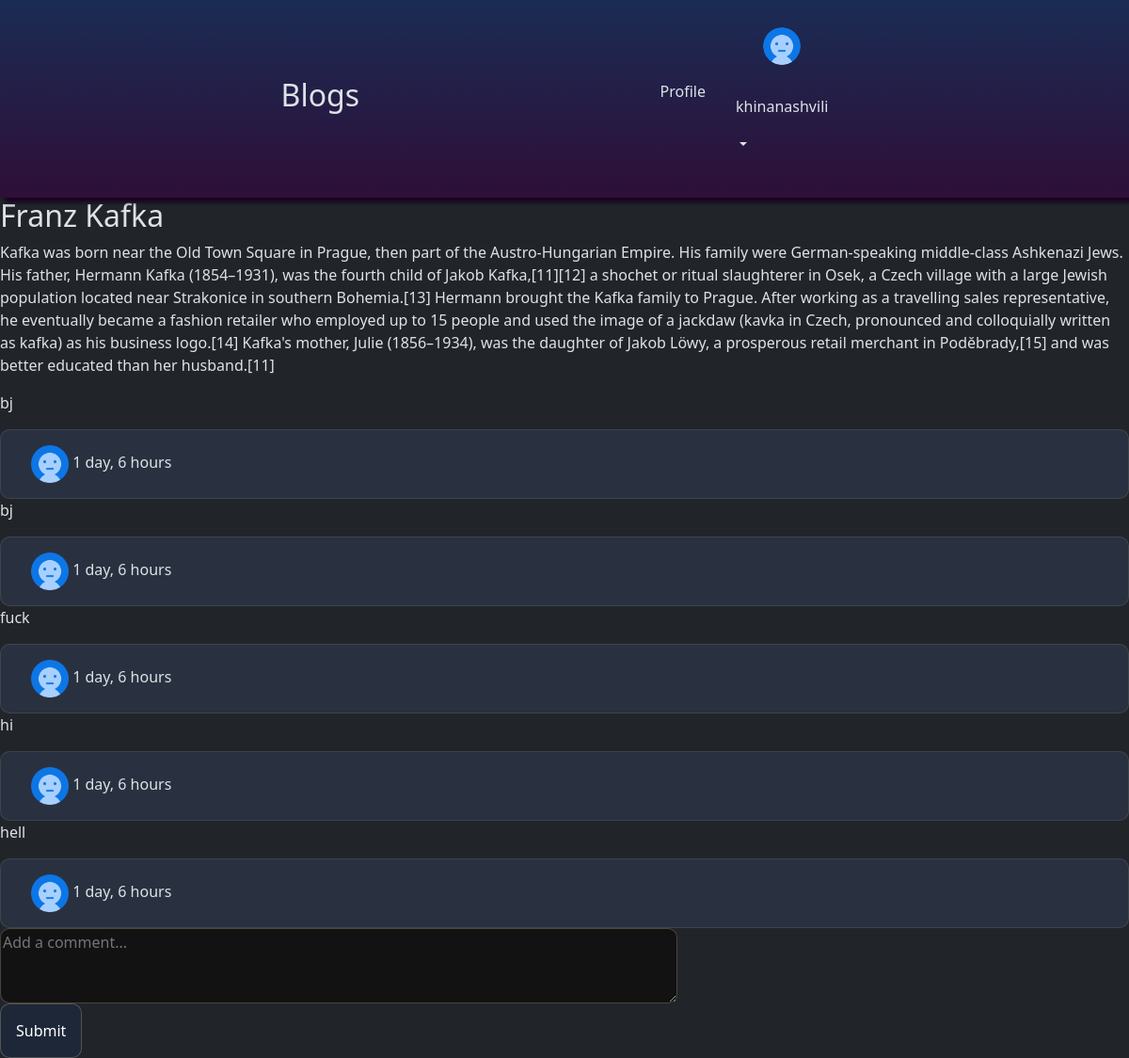
The app's page /blog/9/ (signed in) with its own data.
### blogs/models.py (models this page shows, shortened)
class Author(models.Model):
    user = models.OneToOneField(User, on_delete=models.CASCADE, null=True, blank=True)
    avatar = models.ImageField(null=True, default= 'avatar.png' )
    name = models.CharField(max_length=50)

class Blogs(models.Model):
    title = models.CharField(max_length=50)
    description = models.TextField()
    authors = models.ManyToManyField("Author")
    created = models.DateTimeField(auto_now_add=True, null=True)
    class Meta:
        ordering = ['-created']

class Comment(models.Model):
    user = models.ForeignKey(Author, on_delete=models.CASCADE)
    blogs = models.ForeignKey(Blogs, on_delete=models.CASCADE)
    body = models.TextField()
    created = models.DateTimeField(auto_now_add=True)
    class Meta:
        ordering = ['-created']

### blogs/views.py (the view, shortened to what this page needs)
# urls.py: path('blog/<int:id>/', views.blog_details, name='blog_detail'),
def blog_details(request, id):
    blog = get_object_or_404(Blogs, id=id)
    blog_comments = blog.comment_set.all()
    is_author = request.user.is_authenticated and blog.authors.filter(user=request.user).exists()
    return render(request, 'blogs/blog_detail.html', {
        'blog': blog,
        'blog_comments': blog_comments,
        'is_author': is_author
    })

### blogs/templates/blogs/blog_detail.html (shortened to what this page needs)
{% extends 'index.html' %}
{% block content %}
  <h2>{{ blog.title }}</h2>
  <p>{{ blog.description }}</p>
  {% if blog_comments %}
    {% load tz %}
    {% for comment in blog_comments %}
      <div class="comment-body">
        <p>{{ comment.body }}</p>
        <div class="comment-info">
          <a href="{% url 'profile' %}">
            <img src="{{ comment.user.avatar.url }}" alt="" style="width: 2.5em; height: 2.5em;">
          </a>
          <span>{{ comment.created|timesince }}</span>
        </div>
      </div>
    {% endfor %}
  {% else %}
    <p>No comments yet. Be the first to comment!</p>
  {% endif %}
  <form method="POST">
    <textarea name="body" placeholder="Add a comment..."></textarea>
    <button type="submit">Submit</button>
  </form>
{% endblock %}

### templates/navbar.html (shortened to what this page needs)
{% load static %}
<nav class="navbar navbar-expand-lg bg-body-tertiary header-nav">
    <a class="nav-link active" aria-current="page" href="{% url 'home' %}"><h2>Blogs</h2></a>
    <ul class="prof">
  {% if request.user.is_authenticated %}
        <li class="nav-item">
          <a class="nav-link active profile" aria-current="page" href="{% url 'profile' %}"><span class="Profile ">Profile </span></a>
        </li>
  <div class="">
    <div class="dropdown">
    <a href="{% url 'profile' %}">
      <img src="{{ request.user.author.avatar.url }}" alt="" style="width: 2.5em; height: 2.5em; border-radius: 100%;">
    </a>
    <a class="nav-link dropdown-toggle" role="button" data-bs-toggle="dropdown" aria-expanded="false" >
      <p>{{request.user.username}}  </p>
    </a>
  </div>
  </div>
  {% endif %}
    </ul>
  </nav>

### static/styles/style.css (style rules this page uses)
.header-nav { display: flex; justify-content: space-evenly; background: linear-gradient(180deg, #1a2c54 0%, #2e0f38 100% ); width: 100%; box-shadow: #190121 5px 5px 5px; z-index: 5000; align-items: center; }
a { cursor: pointer !important; }
.dropdown { display: flex; flex-direction: column; justify-content: center; align-items: center; }
.dropdown a { padding:1em; }
.profile { padding: 0 1em; }
.prof { display: flex; justify-content: center; align-items: center; padding: 5px; }
a { all: unset; }
li { all: unset; }
.search-form button , button { border: 1px solid rgba(245, 222, 179, 0.248); border-radius: 10px; padding: 1em; background-color: #1a2c545e; display: inline-flex; transition: 0.3 ease-in; }
.new-blog-form input, textarea { display: flex; flex-direction: column; width: 60vw; height: 10vh; border: 1px solid rgba(245, 222, 179, 0.248); border-radius: 10px; }
.comment-info { background-color: #465d8f3b; padding: 1em 2em; border: 1px solid rgba(245, 222, 179, 0.107); border-radius: 10px; }

### records on screen
Blogs: title "Franz Kafka", description "Kafka was born near the Old Town Square in Prague, then part of the Austro-Hungarian Empire. His family were German-speaking middle-class Ashkenazi Jews. His father, Hermann Kafka (1854–1931), was the fourth child of Jakob Kafka,[11][12] a shochet or ritual slaughterer in Osek, a Czech village with a large Jewish population located near Strakonice in southern Bohemia.[13] Hermann brought the Kafka family to Prague. After working as a travelling sales representative, he eventually became a fashion retailer who employed up to 15 people and used the image of a jackdaw (kavka in Czech, pronounced and colloquially written as kafka) as his business logo.[14] Kafka's mother, Julie (1856–1934), was…"
Comment: body "bj", user.avatar (placeholder picture), created "1 day, 6 hours"
Comment: body "bj", user.avatar (placeholder picture), created "1 day, 6 hours"
Comment: body "fuck", user.avatar (placeholder picture), created "1 day, 6 hours"
Comment: body "hi", user.avatar (placeholder picture), created "1 day, 6 hours"
Comment: body "hell", user.avatar (placeholder picture), created "1 day, 6 hours"

### other values on screen
{{ request.user.username }} "khinanashvili"
